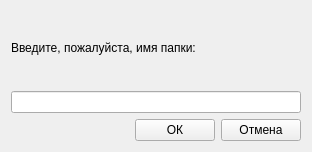
<?xml version="1.0" encoding="UTF-8"?>
<ui version="4.0">
 <class>AddNewFolderForm</class>
 <widget class="QWidget" name="AddNewFolderForm">
  <property name="geometry">
   <rect>
    <x>0</x>
    <y>0</y>
    <width>312</width>
    <height>152</height>
   </rect>
  </property>
  <property name="windowTitle">
   <string>Form</string>
  </property>
  <layout class="QGridLayout" name="gridLayout_3">
   <item row="1" column="0">
    <spacer name="horizontalSpacer_3">
     <property name="orientation">
      <enum>Qt::Horizontal</enum>
     </property>
     <property name="sizeHint" stdset="0">
      <size>
       <width>127</width>
       <height>20</height>
      </size>
     </property>
    </spacer>
   </item>
   <item row="1" column="1">
    <layout class="QGridLayout" name="gridLayout">
     <item row="0" column="0">
      <widget class="QPushButton" name="okButton">
       <property name="text">
        <string>ОК</string>
       </property>
      </widget>
     </item>
     <item row="0" column="1">
      <widget class="QPushButton" name="cancelButton">
       <property name="text">
        <string>Отмена</string>
       </property>
      </widget>
     </item>
    </layout>
   </item>
   <item row="0" column="0" colspan="2">
    <layout class="QGridLayout" name="gridLayout_2">
     <item row="1" column="0">
      <widget class="QLabel" name="label">
       <property name="text">
        <string>Введите, пожалуйста, имя папки:</string>
       </property>
      </widget>
     </item>
     <item row="2" column="0">
      <widget class="QLineEdit" name="lineEdit"/>
     </item>
    </layout>
   </item>
  </layout>
 </widget>
 <resources/>
 <connections/>
</ui>
